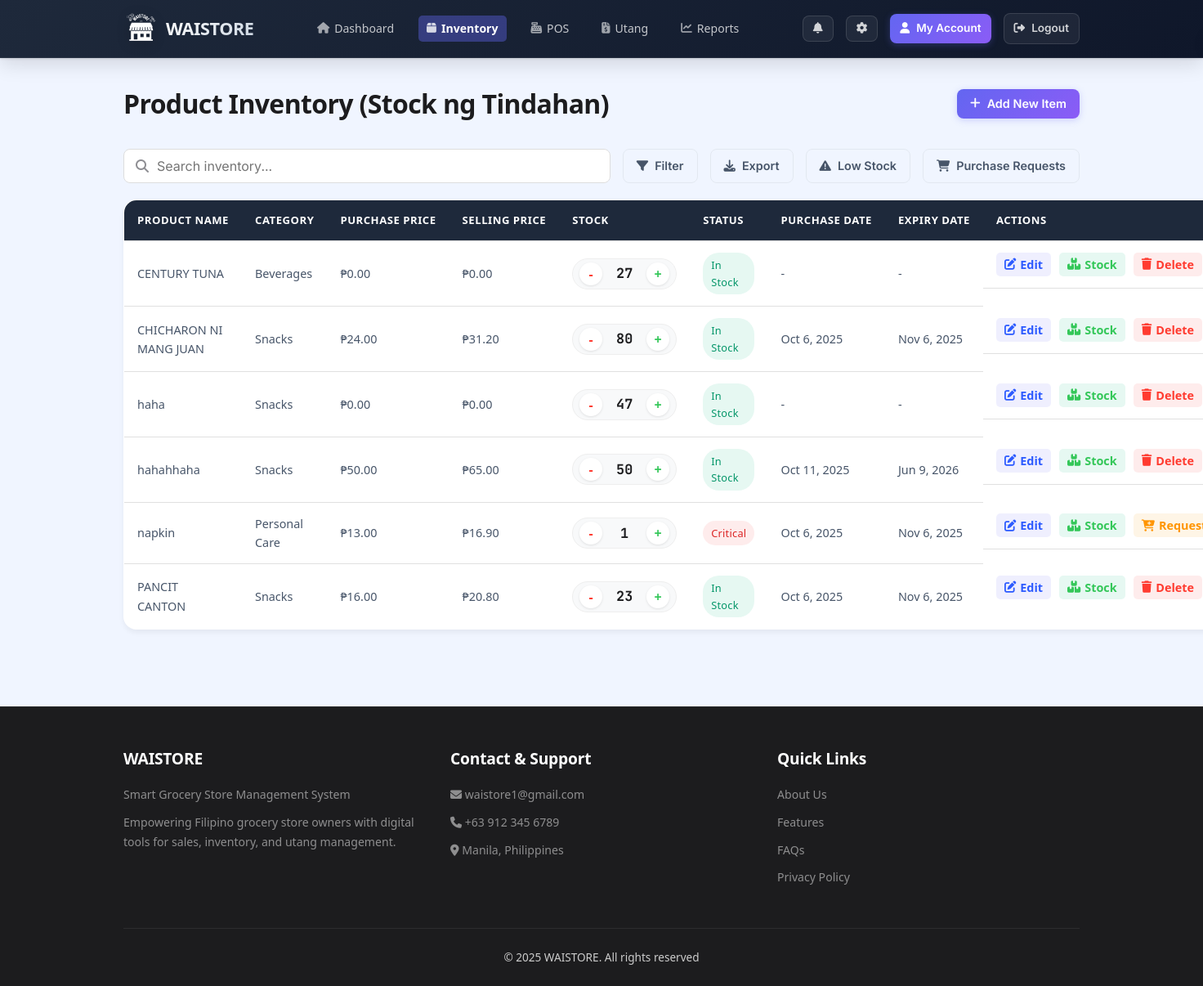
The app's page /inventory.php (signed in) with its own data.
### tables this page shows
CREATE TABLE `products` (
  `id` int(10) unsigned NOT NULL AUTO_INCREMENT,
  `user_id` int(10) unsigned DEFAULT NULL,
  `name` varchar(100) NOT NULL,
  `price` decimal(10,2) NOT NULL,
  `purchase_price` decimal(10,2) DEFAULT 0.00,
  `selling_price` decimal(10,2) DEFAULT 0.00,
  `purchase_date` date DEFAULT NULL,
  `expiry_date` date DEFAULT NULL,
  `stock` int(11) NOT NULL DEFAULT 0,
  `created_at` timestamp NULL DEFAULT current_timestamp(),
  `updated_at` timestamp NULL DEFAULT current_timestamp() ON UPDATE current_timestamp(),
  `category` varchar(50) DEFAULT 'General',
  `description` text DEFAULT NULL,
  `barcode` varchar(100) DEFAULT NULL,
  PRIMARY KEY (`id`),
  KEY `fk_products_user` (`user_id`)
);

### appearance.php (called while the page is built, shortened)
<?php
$theme_class = 'theme-' . (isset($_SESSION['theme']) ? $_SESSION['theme'] : 'light');
?>

### inventory.php (the view, shortened to what this page needs)
<?php
require_once 'appearance.php';
$user_id = $_SESSION['user_id'];
?>
<!DOCTYPE html>
<html lang="en">
<head>
    <link rel="stylesheet" href="https://cdnjs.cloudflare.com/ajax/libs/font-awesome/6.4.0/css/all.min.css">
    <link rel="stylesheet" href="waistore-global.css">
    <link rel="stylesheet" href="themes.css">
</head>
<body class="<?php echo $theme_class; ?>">
    <header>
        <div class="container">
            <div class="header-content">
                <div class="logo">
                    <img src="WAIS_LOGO.png" alt="WAISTORE Logo" style="height: 60px; width: 150;">
                    <span>WAISTORE</span>
                </div>
                <nav>
                    <ul>
                        <li><a href="dashboard.php"><i class="fas fa-home"></i> Dashboard</a></li>
                        <li><a href="inventory.php" class="active"><i class="fas fa-box"></i> Inventory</a></li>
                        <li><a href="pos.php"><i class="fas fa-cash-register"></i> POS</a></li>
                        <li><a href="debts.php"><i class="fas fa-file-invoice-dollar"></i> Utang</a></li>
                        <li><a href="reports.php"><i class="fas fa-chart-line"></i> Reports</a></li>
                    </ul>
                </nav>
                <div class="user-actions">
                    <a href="notifications.php" class="btn btn-outline"><i class="fas fa-bell"></i></a>
                    <a href="settings.php" class="btn btn-outline"><i class="fas fa-cog"></i></a>
                    <a href="account.php" class="btn btn-primary"><i class="fas fa-user"></i> My Account</a>
                    <a href="logout.php" class="btn btn-outline" style="margin-left:10px;"><i
                            class="fas fa-sign-out-alt"></i> Logout</a>
                </div>
            </div>
        </div>
    </header>
    <section class="page">
        <div class="container">
            <div class="page-header">
                <h1>Product Inventory (Stock ng Tindahan)</h1>
                <button class="btn btn-primary" onclick="openAddModal()"><i class="fas fa-plus"></i> Add New
                    Item</button>
            </div>
            <div class="inventory-actions">
                <div class="search-bar">
                    <i class="fas fa-search"></i>
                    <input type="text" id="searchInput" placeholder="Search inventory..." onkeyup="searchProducts()">
                </div>
                <button class="btn btn-outline" style="color: var(--dark); border-color: #ddd;"
                    onclick="toggleFilter()">
                    <i class="fas fa-filter"></i> Filter
                </button>
                <button class="btn btn-outline" style="color: var(--dark); border-color: #ddd;"
                    onclick="exportInventory()">
                    <i class="fas fa-download"></i> Export
                </button>
                <button class="btn btn-outline" style="color: var(--dark); border-color: #ddd;"
                    onclick="showLowStock()">
                    <i class="fas fa-exclamation-triangle"></i> Low Stock
                </button>
                <button class="btn btn-outline" style="color: var(--dark); border-color: #ddd;"
                    onclick="togglePurchaseRequests()">
                    <i class="fas fa-shopping-cart"></i> Purchase Requests
                </button>
            </div>
            <table class="inventory-table">
                <thead>
                    <tr>
                        <th>Product Name</th>
                        <th>Category</th>
                        <th>Purchase Price</th>
                        <th>Selling Price</th>
                        <th>Stock</th>
                        <th>Status</th>
                        <th>Purchase Date</th>
                        <th>Expiry Date</th>
                        <th>Actions</th>
                    </tr>
                </thead>
                <tbody id="inventoryTableBody">
                    <?php
                    $servername = getenv("DB_HOST") ?: "localhost:3307";
                    $username = getenv("DB_USER") ?: "root";
                    $password = getenv("DB_PASS") ?: "";
                    $dbname = getenv("DB_NAME") ?: "waistore_db";
                    $conn = new mysqli($servername, $username, $password, $dbname);
                    $products_query = $conn->prepare("SELECT * FROM products WHERE user_id = ? ORDER BY name");
                    $products_query->bind_param("i", $user_id);
                    $products_query->execute();
                    $products_result = $products_query->get_result();
                    if ($products_result->num_rows > 0) {
                        while ($product = $products_result->fetch_assoc()) {
                            $stock_status = "";
                            $status_class = "";
                            $priority = "";
                            if ($product['stock'] > 20) {
                                $stock_status = "In Stock";
                                $status_class = "stock-high";
                                $priority = "low";
                            } elseif ($product['stock'] > 5) {
                                $stock_status = "Low Stock";
                                $status_class = "stock-medium";
                                $priority = "medium";
                            } else {
                                $stock_status = "Critical";
                                $status_class = "stock-low";
                                $priority = "high";
                            }
                            echo "<tr data-id='" . $product['id'] . "' data-priority='" . $priority . "'>";
                            echo "<td>" . htmlspecialchars($product['name']) . "</td>";
                            echo "<td>" . htmlspecialchars($product['category'] ?? 'General') . "</td>";
                            echo "<td>₱" . number_format($product['purchase_price'], 2) . "</td>";
                            echo "<td>₱" . number_format($product['selling_price'], 2) . "</td>";
                            echo "<td style='white-space: nowrap;'>";
                            echo "<div class='stock-control-wrapper' id='stock-ctrl-{$product['id']}'>";
                            echo "  <button class='stock-adjust-btn minus' onclick='quickAdjust({$product['id']}, \"remove\", 1)' title='Subtract 1'>-</button>";
                            echo "  <span class='stock-display-value' id='stock-val-{$product['id']}'>{$product['stock']}</span>";
                            echo "  <button class='stock-adjust-btn plus' onclick='quickAdjust({$product['id']}, \"add\", 1)' title='Add 1'>+</button>";
                            echo "</div>";
                            echo "</td>";
                            echo "<td><span class='stock-status " . $status_class . "'>" . $stock_status . "</span></td>";
                            echo "<td>" . ($product['purchase_date'] ? date('M j, Y', strtotime($product['purchase_date'])) : '-') . "</td>";
                            echo "<td>" . ($product['expiry_date'] ? date('M j, Y', strtotime($product['expiry_date'])) : '-') . "</td>";
                            echo "<td class='action-cell'>";
                            echo "<button class='action-btn edit-btn' onclick='openEditModal(" . $product['id'] . ", \"" . htmlspecialchars($product['name']) . "\", " . ($product['selling_price'] ?: $product['price']) . ", " . $product['purchase_price'] . ", " . $product['selling_price'] . ", " . $product['stock'] . ", \"" . htmlspecialchars($product['category'] ?? '') . "\", \"" . htmlspecialchars($product['description'] ?? '') . "\", \"" . $product['purchase_date'] . "\", \"" . $product['expiry_date'] . "\")'><i class='fas fa-edit'></i> Edit</button>";
                            echo "<button class='action-btn stock-btn' onclick='openStockModal(" . $product['id'] . ", \"" . htmlspecialchars($product['name']) . "\", " . $product['stock'] . ")'><i class='fas fa-boxes'></i> Stock</button>";
                            if ($product['stock'] <= 10) {
                                echo "<button class='action-btn request-btn' onclick='openRequestModal(" . $product['id'] . ", \"" . htmlspecialchars($product['name']) . "\", " . $product['stock'] . ", \"" . $priority . "\")'><i class='fas fa-cart-plus'></i> Request</button>";
                            }
                            echo "<button class='action-btn delete-btn' onclick='deleteProduct(" . $product['id'] . ")'><i class='fas fa-trash'></i> Delete</button>";
                            echo "</td>";
                            echo "</tr>";
                        }
                    } else {
                        echo "<tr><td colspan='9' style='text-align: center;'>No products found. Add your first product!</td></tr>";
                    }
                    ?>
                </tbody>
            </table>
        </div>
    </section>
    <footer>
        <div class="container">
            <div class="footer-content">
                <div class="footer-section">
                    <h3>WAISTORE</h3>
                    <p>Smart Grocery Store Management System</p>
                    <p>Empowering Filipino grocery store owners with digital tools for sales, inventory, and utang
                        management.</p>
                </div>
                <div class="footer-section">
                    <h3>Contact & Support</h3>
                    <p><i class="fas fa-envelope"></i> waistore1@gmail.com</p>
                    <p><i class="fas fa-phone"></i> +63 912 345 6789</p>
                    <p><i class="fas fa-map-marker-alt"></i> Manila, Philippines</p>
                </div>
                <div class="footer-section">
                    <h3>Quick Links</h3>
                    <p><a href="about_us.php" style="color: #ccc;">About Us</a></p>
                    <p><a href="dashboard.php" style="color: #ccc;">Features</a></p>
                    <p><a href="faqs.php" style="color: #ccc;">FAQs</a></p>
                    <p><a href="privacy_policy.php" style="color: #ccc;">Privacy Policy</a></p>
                </div>
            </div>
            <div class="footer-bottom">
                <p>&copy; 2025 WAISTORE. All rights reserved</p>
            </div>
        </div>
    </footer>
</body>
</html>

### themes.css (style rules this page uses)
.theme-blue { --primary: #2D5BFF; --primary-dark: #1A46E0; --secondary: #FF9E1A; --accent: #34C759; --danger: #FF3B30; --warning: #FF9500; --light: #E8F0FF; --dark: #1C1C1E; --gray: #8E8E93; --background: #F0F5FF; --card-bg: #FFFFFF; --text-color: #1C1C1E; --border-color: #D1E0FF; --glass-bg: rgba(255, 255, 255, 0.8); }
body { background-color: var(--background); color: var(--text-color); transition: background-color 0.3s ease, color 0.3s ease; }
header { background: linear-gradient(135deg, var(--primary), var(--primary-dark)); transition: background 0.3s ease; }
.btn-primary { background-color: var(--secondary); transition: background-color 0.3s ease; }

### records on screen
products: name "CENTURY TUNA", category "Beverages", purchase_price "0.00", selling_price "0.00", stock "27", stock "In Stock"
products: name "CHICHARON NI MANG JUAN", category "Snacks", purchase_price "24.00", selling_price "31.20", stock "80", stock "In Stock", purchase_date "Oct 6, 2025", expiry_date "Nov 6, 2025"
products: name "haha", category "Snacks", purchase_price "0.00", selling_price "0.00", stock "47", stock "In Stock"
products: name "hahahhaha", category "Snacks", purchase_price "50.00", selling_price "65.00", stock "50", stock "In Stock", purchase_date "Oct 11, 2025", expiry_date "Jun 9, 2026"
products: name "napkin", category "Personal Care", purchase_price "13.00", selling_price "16.90", stock "1", stock "Critical", purchase_date "Oct 6, 2025", expiry_date "Nov 6, 2025"
products: name "PANCIT CANTON", category "Snacks", purchase_price "16.00", selling_price "20.80", stock "23", stock "In Stock", purchase_date "Oct 6, 2025", expiry_date "Nov 6, 2025"
